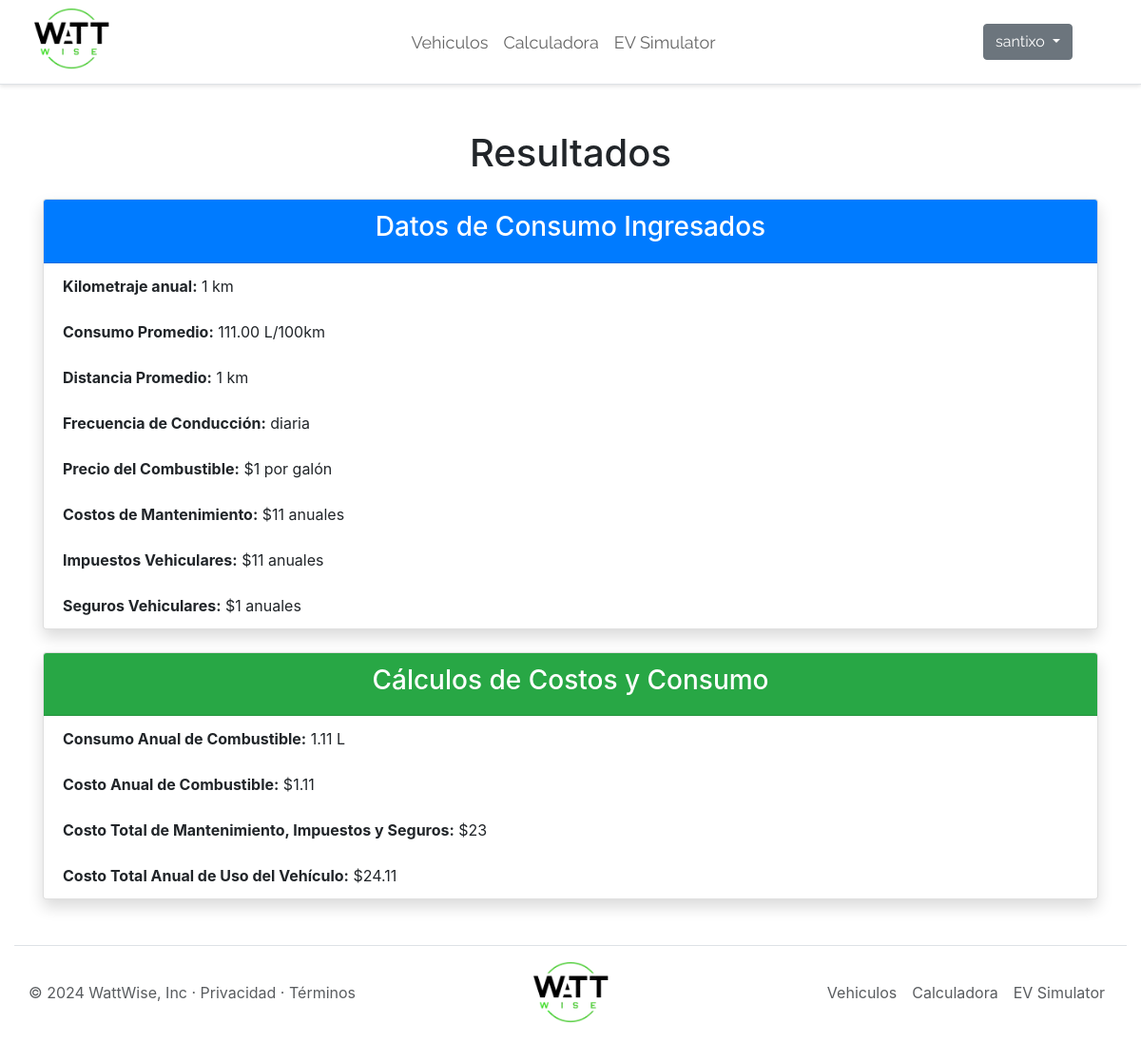
The app's page /registro/21/ (signed in) with its own data.
### myapp/models.py (models this page shows, shortened)
class Consumo(models.Model):
    vehiculo = models.ForeignKey(Vehiculo, on_delete=models.CASCADE)
    fecha_registro = models.DateTimeField(auto_now_add=True)
    kilometraje_anual = models.PositiveIntegerField()
    consumo_promedio = models.DecimalField(max_digits=5, decimal_places=2)
    distancia_promedio = models.PositiveIntegerField()
    FRECUENCIA_CONDUCCION_CHOICES = [
        ('diaria', 'Diaria'),
        ('semanal', 'Semanal'),
        ('mensual', 'Mensual'),
    ]
    frecuencia_conduccion = models.CharField(max_length=20, choices=FRECUENCIA_CONDUCCION_CHOICES)
    precio_combustible = models.PositiveIntegerField()
    costos_mantenimiento = models.PositiveIntegerField()
    impuestos_vehiculares = models.PositiveIntegerField()
    seguros = models.PositiveIntegerField()

### myapp/views.py (the view)
# urls.py: path('registro/<int:id>/', views.mostarResultados, name='mostrarResultados'),
@login_required
def mostarResultados(request, id):
    consumo = get_object_or_404(Consumo, id=id, vehiculo__user=request.user)
    consumo_anual = consumo.kilometraje_anual * consumo.consumo_promedio / 100
    costo_anual_combustible = consumo_anual * consumo.precio_combustible
    costo_fijo_anual = consumo.costos_mantenimiento + consumo.impuestos_vehiculares + consumo.seguros
    costo_total_anual = costo_anual_combustible + costo_fijo_anual
    calculos = []
    calculos.append({
        'consumo_anual': consumo_anual,
        'costo_anual_combustible': costo_anual_combustible,
        'costo_fijo_anual': costo_fijo_anual,
        'costo_total_anual': costo_total_anual,
    })
    print(calculos)
    return render(request, 'resultados.html', {
        'consumo': consumo,
        'calculos': calculos
    })

### myapp/templates/resultados.html (shortened to what this page needs)
{% extends 'layouts/base.html' %}
{% load static %}
{% load humanize %}
{% block body %}
<div class="container my-5">
    <h1 class="text-center mb-4">Resultados</h1>
    <div class="card mb-4 shadow">
        <div class="card-header bg-primary text-white text-center">
            <h3>Datos de Consumo Ingresados</h3>
        </div>
        <ul class="list-group list-group-flush">
            <li class="list-group-item"><strong>Kilometraje anual:</strong> {{ consumo.kilometraje_anual|intcomma }} km</li>
            <li class="list-group-item"><strong>Consumo Promedio:</strong> {{ consumo.consumo_promedio|floatformat:2 }} L/100km</li>
            <li class="list-group-item"><strong>Distancia Promedio:</strong> {{ consumo.distancia_promedio|intcomma }} km</li>
            <li class="list-group-item"><strong>Frecuencia de Conducción:</strong> {{ consumo.frecuencia_conduccion }}</li>
            <li class="list-group-item"><strong>Precio del Combustible:</strong> ${{ consumo.precio_combustible|intcomma }} por galón</li>
            <li class="list-group-item"><strong>Costos de Mantenimiento:</strong> ${{ consumo.costos_mantenimiento|intcomma }} anuales</li>
            <li class="list-group-item"><strong>Impuestos Vehiculares:</strong> ${{ consumo.impuestos_vehiculares|intcomma }} anuales</li>
            <li class="list-group-item"><strong>Seguros Vehiculares:</strong> ${{ consumo.seguros|intcomma }} anuales</li>
        </ul>
    </div>
    <div class="card shadow">
        <div class="card-header bg-success text-white text-center">
            <h3>Cálculos de Costos y Consumo</h3>
        </div>
        <ul class="list-group list-group-flush">
            {% for calculo in calculos %}
                <li class="list-group-item"><strong>Consumo Anual de Combustible:</strong> {{ calculo.consumo_anual|intcomma }} L</li>
                <li class="list-group-item"><strong>Costo Anual de Combustible:</strong> ${{ calculo.costo_anual_combustible|intcomma }}</li>
                <li class="list-group-item"><strong>Costo Total de Mantenimiento, Impuestos y Seguros:</strong> ${{ calculo.costo_fijo_anual|intcomma }}</li>
                <li class="list-group-item"><strong>Costo Total Anual de Uso del Vehículo:</strong> ${{ calculo.costo_total_anual|intcomma }}</li>
            {% endfor %}
        </ul>
    </div>
</div>
{% endblock %}

### myapp/templates/layouts/base.html (shortened to what this page needs)
{% load static %}
<!DOCTYPE html>
<html lang="en">
<head>
    <link rel="stylesheet" href="{% static 'styles/base.css' %}">
    <link href="https://cdn.jsdelivr.net/npm/bootstrap@5.3.3/dist/css/bootstrap.min.css" rel="stylesheet">
    <link  href="https://maxcdn.bootstrapcdn.com/bootstrap/4.0.0/css/bootstrap.min.css" rel="stylesheet">
    <link rel="stylesheet" href="https://cdnjs.cloudflare.com/ajax/libs/font-awesome/6.0.0-beta3/css/all.min.css">
</head>
<body>
    <header class="header d-flex flex-wrap align-items-center justify-content-center justify-content-md-between py-2 mb-4 border-bottom">
        <div class="col-md-3 mb-2 mb-md-0">
            <a href="{% url 'index' %}" class="d-inline-flex link-body-emphasis text-decoration-none">
                <img src="{% static 'img/Logo.png' %}" class="bi" width="80" height="65">
            </a>
        </div>
        <ul class="navhead nav col-12 col-md-auto mb-2 justify-content-center mb-md-0">
            <li><a href="ecoride.html" class="nav-link px-2">Vehiculos</a></li>
            <li><a href="ecodrive.html" class="nav-link px-2">Calculadora</a></li>
            <li><a href="EVsimulator.html" class="nav-link px-2">EV Simulator</a></li>
        </ul>
        <div class="col-md-3 text-end">
            <div class="btn-group">
                {% if user.is_authenticated %}
                <div class="dropdown">
                    <button class="btn btn-secondary dropdown-toggle" type="button" id="dropdownMenu2" data-toggle="dropdown" aria-haspopup="true" aria-expanded="false">
                        {{ user.username }}
                    </button>
                  </div>
                {% else %}
                    <a href="{% url 'iniciar_sesion' %}"><button type="button" class="btn btn-outline-success me-2">Iniciar Sesión</button></a>
                    <a href="{% url 'registro' %}"><button type="button" class="btn btn-outline-success">Registrarse</button></a>
                {% endif %}
            </div>
        </div>
    </header>
    {% block body %}
    {% endblock  %}
        <div class="container-fluid">
            <footer class="d-flex flex-wrap justify-content-between align-items-center py-3 my-4 border-top">
                <p class="col-md-4 mb-0 text-body-secondary">&copy; 2024 WattWise, Inc · Privacidad · Términos</p>
                <a href="{% url 'index' %}" class="col-md-4 d-flex align-items-center justify-content-center mb-3 mb-md-0 me-md-auto link-body-emphasis text-decoration-none">
                  <img src="{% static 'img/Logo.png' %}" class="bi" width="80" height="65"></img>
                </a>
                <ul class="nav col-md-4 justify-content-end">
                  <li class="nav-item"><a href="index.html" class="nav-link px-2 text-body-secondary">Vehiculos</a></li>
                  <li class="nav-item"><a href="Gold.html" class="nav-link px-2 text-body-secondary">Calculadora</a></li>
                  <li class="nav-item"><a href="Platinium.html" class="nav-link px-2 text-body-secondary">EV Simulator</a></li>
                </ul>
            </footer>
          </div>
<link rel="stylesheet" href="https://maxcdn.bootstrapcdn.com/bootstrap/4.5.2/css/bootstrap.min.css">
</body>
</html>

### myapp/static/styles/base.css (style rules this page uses)
body { font-family: "Raleway", sans-serif; font-optical-sizing: auto; font-weight: 400; font-style: normal; background-color: #f5f5f5; line-height: 1.6; }
.header { font-family: "Raleway", sans-serif; background-color: #ffffff; padding: 10px 20px; box-shadow: 0 2px 4px rgba(0, 0, 0, 0.1); }
.header .nav a { color: #666; }
.navhead { font-size: 18px; }
*, *::before, *::after { box-sizing: border-box; }
.dropdown { margin-right: 37px; }

### records on screen
Consumo: kilometraje_anual "1", consumo_promedio "111.00", distancia_promedio "1", frecuencia_conduccion "diaria", precio_combustible "1", costos_mantenimiento "11", impuestos_vehiculares "11", seguros "1"

### other values on screen
{{ user.username }} "santixo"
{{ calculo.consumo_anual|intcomma }} "1.11"
{{ calculo.costo_anual_combustible|intcomma }} "1.11"
{{ calculo.costo_fijo_anual|intcomma }} "23"
{{ calculo.costo_total_anual|intcomma }} "24.11"
